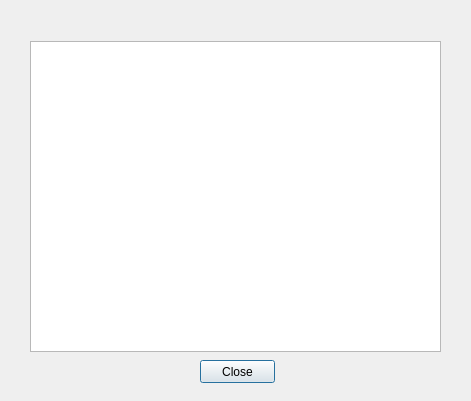
<?xml version="1.0" encoding="UTF-8"?>
<ui version="4.0">
 <class>Dialog</class>
 <widget class="QDialog" name="Dialog">
  <property name="geometry">
   <rect>
    <x>0</x>
    <y>0</y>
    <width>471</width>
    <height>401</height>
   </rect>
  </property>
  <property name="windowTitle">
   <string>View History</string>
  </property>
  <property name="styleSheet">
   <string notr="true">QTableView::cell{
text-align: center;
padding: 4px;
}</string>
  </property>
  <widget class="QPushButton" name="btn_close">
   <property name="geometry">
    <rect>
     <x>200</x>
     <y>360</y>
     <width>75</width>
     <height>23</height>
    </rect>
   </property>
   <property name="text">
    <string>Close</string>
   </property>
  </widget>
  <widget class="QTableView" name="tableView">
   <property name="geometry">
    <rect>
     <x>30</x>
     <y>41</y>
     <width>411</width>
     <height>311</height>
    </rect>
   </property>
   <property name="showGrid">
    <bool>false</bool>
   </property>
   <property name="cornerButtonEnabled">
    <bool>false</bool>
   </property>
   <attribute name="horizontalHeaderHighlightSections">
    <bool>false</bool>
   </attribute>
   <attribute name="horizontalHeaderStretchLastSection">
    <bool>true</bool>
   </attribute>
  </widget>
 </widget>
 <resources/>
 <connections>
  <connection>
   <sender>btn_close</sender>
   <signal>clicked()</signal>
   <receiver>Dialog</receiver>
   <slot>close()</slot>
   <hints>
    <hint type="sourcelabel">
     <x>197</x>
     <y>321</y>
    </hint>
    <hint type="destinationlabel">
     <x>194</x>
     <y>175</y>
    </hint>
   </hints>
  </connection>
 </connections>
</ui>
